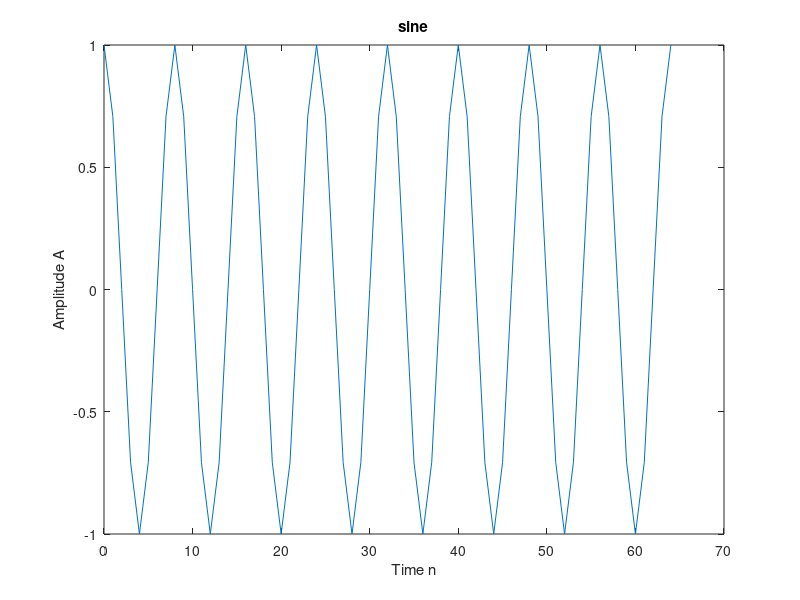

Source code (MATLAB):
A=1;
f=1000;
fs=8000;
phi=pi/2;
n=0:64;
X=A*sin(2*pi*(f/fs)*n + phi);
plot(n, X);
title('sine');
xlabel('Time n');
ylabel('Amplitude A');
print('Exp1_1','-dpdf','-fillpage');
